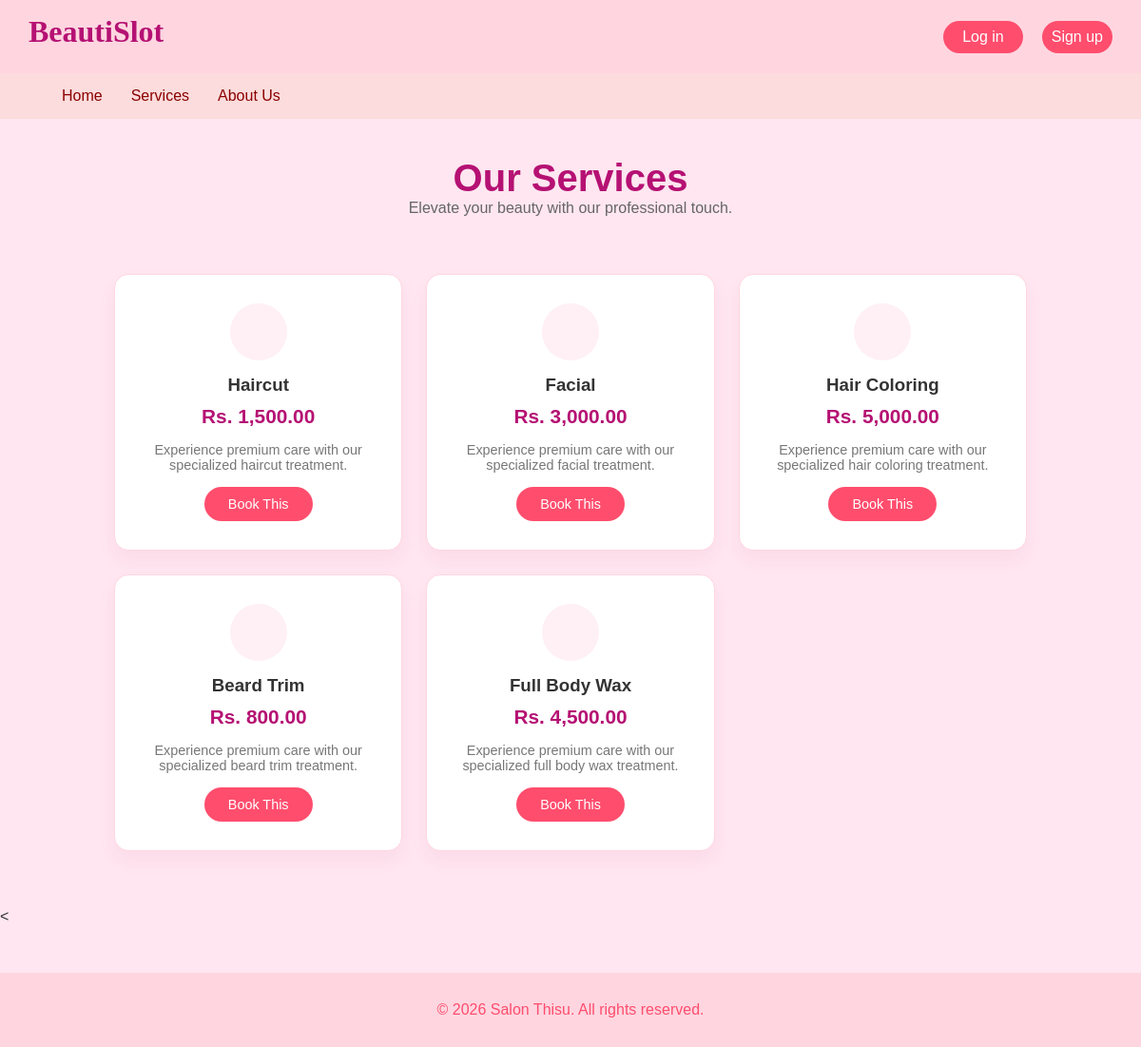
/services.php, run on the app's committed database.
### tables this page shows
CREATE TABLE `services` (
  `service_id` int(11) NOT NULL,
  `service_name` varchar(100) NOT NULL,
  `description` text DEFAULT NULL,
  `price` decimal(10,2) NOT NULL,
  `duration` int(11) NOT NULL,
  `created_at` timestamp NOT NULL DEFAULT current_timestamp()
);

### services.php (the view, shortened to what this page needs)
<?php
require 'db.php';
?>
<?php include 'includes/header.php'; ?>
<?php include 'includes/navbar.php'; ?>
<div class="main-content">
    <div style="text-align:center; margin-bottom: 40px;">
        <h2 style="color: #B51173; font-size: 2.5rem;">Our Services</h2>
        <p style="color: #666;">Elevate your beauty with our professional touch.</p>
    </div>
    <div class="services-container">
        <?php
        $services = mysqli_query($conn, "SELECT * FROM services");
        while($s = mysqli_fetch_assoc($services)) {
        ?>
        <div class="service-card">
            <div class="service-icon">
            </div>
            <h3><?php echo $s['service_name']; ?></h3>
            <p class="price-tag">Rs. <?php echo number_format($s['price'], 2); ?></p>
            <p style="font-size: 0.9rem; color: #777; margin: 15px 0;">Experience premium care with our specialized <?php echo strtolower($s['service_name']); ?> treatment.</p>
            <a href="loginform.php?service=<?php echo $s['service_id']; ?>">Book This</a>
        </div>
        <?php } ?>
    </div>
</div>
< <?php include 'includes/footer.php'; ?>
</body>
</html>

### style.css (style rules this page uses)
* { margin: 0; padding: 0; box-sizing: border-box; font-family: 'Poppins', sans-serif; }
body { font-family: 'Poppins', sans-serif; margin: 0; padding: 0; background-color: #ffe6f0; color: #333; }
a { text-decoration: none; color: inherit; }
.main-content { flex:1; padding:40px; }
.services-container { display:grid; grid-template-columns:repeat(3,1fr); gap:20px; padding:30px; }
.service-card { background:white; padding:25px; border-radius:10px; box-shadow:0 5px 15px rgba(0,0,0,0.1); transition:0.3s; }
.service-card a { background:#ff6b81; color:white; padding:8px 15px; border-radius:5px; text-decoration:none; }
.price-tag { color: var(--primary); font-weight: 700; font-size: 1.1em; }
.services-container { display: grid; grid-template-columns: repeat(auto-fit, minmax(280px, 1fr)); gap: 25px; padding: 20px 80px; }
.service-card { background: white; padding: 30px; border-radius: 15px; text-align: center; box-shadow: 0 10px 20px rgba(181, 17, 115, 0.05); transition: all 0.3s ease; border: 1px solid #ffd6e0; }
.service-card h3 { margin: 15px 0 10px; color: #333; font-weight: 600; }
.service-card .price-tag { color: #B51173; font-size: 1.3rem; font-weight: bold; margin-bottom: 15px; }
.service-card a { display: inline-block; padding: 10px 25px; background: #ff4d6d; color: white; border-radius: 25px; font-size: 0.9rem; font-weight: 500; transition: 0.3s; }
.service-icon { width: 60px; height: 60px; background: #fff0f5; border-radius: 50%; display: flex; align-items: center; justify-content: center; margin: 0 auto 10px; }

### data on the page
services: service_name "Haircut", price "1,500.00", service_name "haircut"
services: service_name "Facial", price "3,000.00", service_name "facial"
services: service_name "Hair Coloring", price "5,000.00", service_name "hair coloring"
services: service_name "Beard Trim", price "800.00", service_name "beard trim"
services: service_name "Full Body Wax", price "4,500.00", service_name "full body wax"
